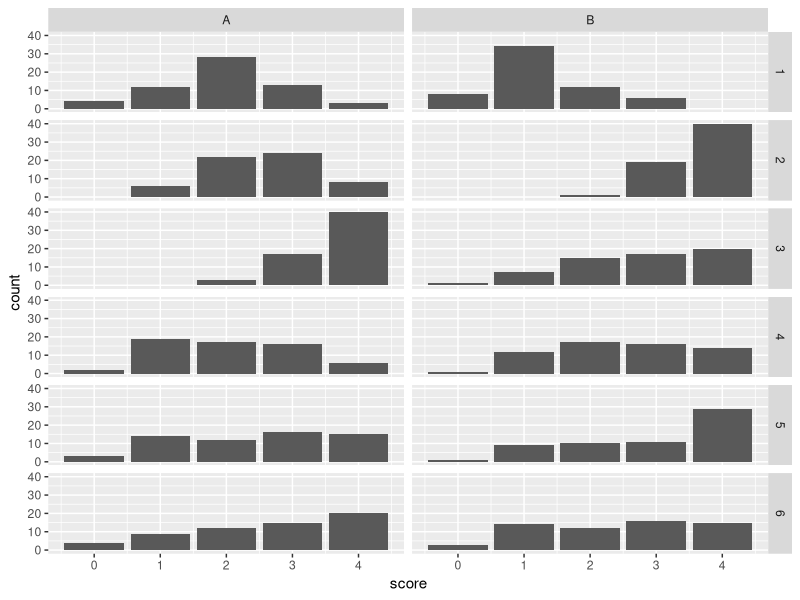
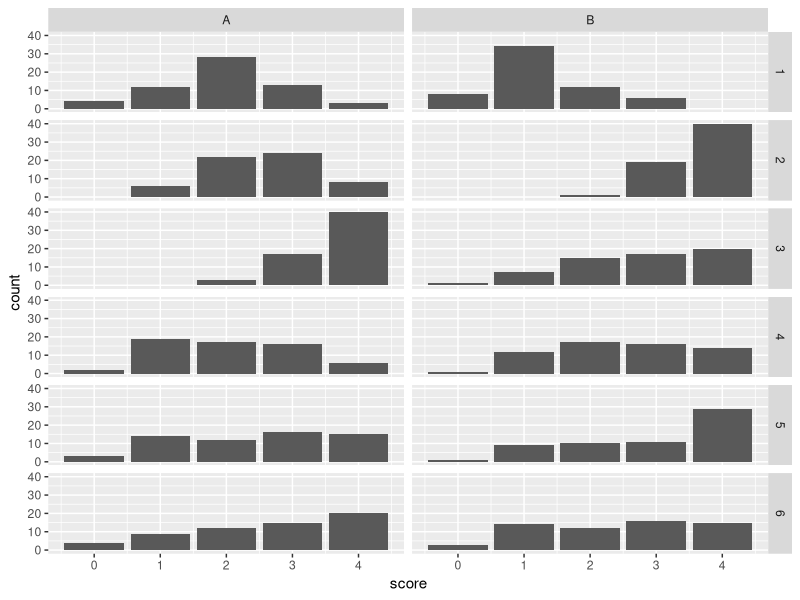

These figures' R source, in order:
library(ggplot2)

#### GENERATE ASSORTED SAMPLES OF FAKE LIKERT DATA

samp_size = 60

likert_beta = function(n, a, b){
        round(rbeta(n, a, b) * 4)   # 0 to 4 Likert scale
}

centered      = likert_beta(samp_size, 2,   2)
r_tail        = likert_beta(samp_size, 2,   4)
l_tail        = likert_beta(samp_size, 4,   2)
concave       = likert_beta(samp_size, 8,   1)
more_concave  = likert_beta(samp_size, 8,   0.9)
ramp          = likert_beta(samp_size, 2,   0.9)
gentle_ramp   = likert_beta(samp_size, 1.1, 0.9)
ramp2         = likert_beta(samp_size, 2,   1)
moderate_ramp = likert_beta(samp_size, 1.5, 1)
very_spiky    = likert_beta(samp_size, 1.5, 0.5)
less_spiky    = likert_beta(samp_size, 1,   0.5)


#### BUILD UP A DATA FRAME

samp_names = c("centered", "r_tail", "l_tail", "concave", "more_concave", "ramp", "gentle_ramp", "ramp2", "moderate_ramp", "very_spiky", "less_spiky", "moderate_ramp")

X = data.frame(score = centered, pop_name = rep("centered", length(centered)), 
                                 group = rep("A", length(centered)),
                                 question_num = rep(1, length(centered)))
npanel = 1
for (s in samp_names[-1]){
        tp = "A"
        if(npanel %% 2 == 1){
                tp = "B"
        }
        qn = floor(npanel / 2) + 1
        temp_vec = eval(parse(text=s))
        temp_frame = data.frame(score = temp_vec, pop_name = rep(s, length(temp_vec)), 
                                                  group = rep(tp, length(temp_vec)),
                                                  question_num = rep(qn, length(temp_vec)))
        X = rbind(X, temp_frame)
        npanel = npanel + 1
}


#### PLOTS AND ANALYSIS

p = ggplot(X, aes(score)) + geom_bar()
p + facet_grid(rows = vars(question_num), cols = vars(group)) # best one yet
ggsave("facet_grid.png")

Results = data.frame()

for (q in 1:6){
        wt = wilcox.test(X[X$question_num == q & X$group == "A", ]$score,
                         X[X$question_num == q & X$group == "B", ]$score)
        tt = t.test(score ~ group, data = X[X$question_num == q, ])
        tab = with(X[ X$question_num == q, ], table(score, group)) # 5x2 table
        catt = prop.trend.test(tab[,1], apply(tab,1, sum))
        cs = prop.test(tab[,1], apply(tab,1, sum))
        # https://www.rdocumentation.org/packages/DescTools/versions/0.99.32/topics/CochranArmitageTest

        temp_frame = data.frame(question = q, wilcoxon_p = wt$p.value, ttest_p = tt$p.value, catt_p = catt$p.value, chi_p = cs$p.value)
        Results= rbind(Results, temp_frame)
        #print(q)
        #print(wt)
        #print(tt)
        #print(catt)
}

# T test maybe OK?
# Norman G. Adv Health Sci Educ Theory Pract. 2010 Dec;15(5):625-32. PMID 20146096.
# Sullivan & Artino. J Grad Med Educ. 2013 Dec; 5(4): 541–542. PMID 24454995.

round(Results, 8)
